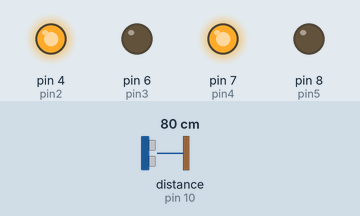
Bench run of a sketch on a simulated Arduino Uno, built with avr-gcc and run on an emulated ATmega328P. Shown: output pins drawn as LEDs (lit = HIGH). Wiring (inferred from the names in the program): ultrasonic range finder: trigger pin 11; echo pin 10. Inputs (shaded band) come from the test bench; at power-on: distance to the obstacle (sensor on pin 10) 80 cm. The echo pulse lasts 58.3 µs per cm; pins used as bus, display or sensor lines are not drawn.

Above: at 1.2 s.
1.3 s: distance to the obstacle (sensor on pin 10) set to 18 cm
2.8 s: distance to the obstacle (sensor on pin 10) set to 14 cm
At 3.4 s:
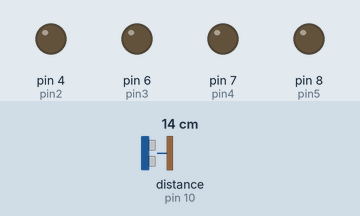
5.8 s: distance to the obstacle (sensor on pin 10) set to 35 cm
At 6.6 s:
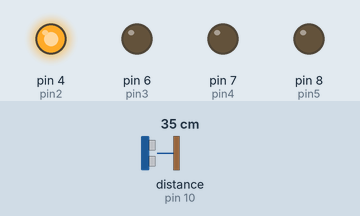
8.3 s: distance to the obstacle (sensor on pin 10) set to 2 cm
At 10.1 s:
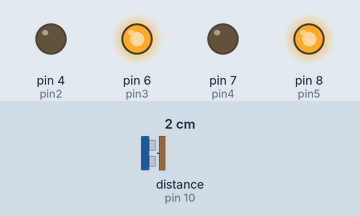
Timing chart, 0 to 12.3 s (numbered marks = the images above; inputs shaded):
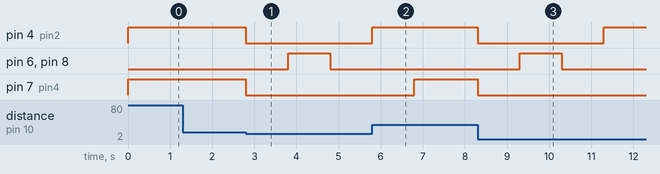

Measured:
- the behaviour switches between 17 and 16 cm on distance to the obstacle (sensor on pin 10) (found by bisection; images 0 and 1)
- after the input at 1.3 s, every drawn part: stays the same
- after the input at 2.8 s, pin 4 (pin2), pin 7 (pin4): HIGH → LOW at once; pin 6 (pin3), pin 8 (pin5): LOW → HIGH after 1.0 s, → LOW 1.0 s later
- after the input at 5.8 s, pin 4 (pin2): goes on until 5.8 s, then stays HIGH; pin 6 (pin3), pin 8 (pin5): stays LOW (without the input it goes to HIGH after 2.0 s); pin 7 (pin4): LOW → HIGH after 1.0 s
- after the input at 8.3 s, pin 4 (pin2): HIGH → LOW at once, → HIGH 3.0 s later; pin 6 (pin3), pin 8 (pin5): LOW → HIGH after 1.0 s, → LOW 1.0 s later; pin 7 (pin4): HIGH → LOW at once

The sketch:

Ultrasonic_object_avoider.ino
```cpp
const int trigPin =11;
const int echoPin=10;
const int pin2=4;
const int pin3=6;
const int pin4=7;
const int pin5=8;

void setup() {

pinMode(trigPin,OUTPUT);
pinMode(echoPin,INPUT);
pinMode(pin2,OUTPUT);
pinMode(pin3,OUTPUT);
pinMode(pin4,OUTPUT);
pinMode(pin5,OUTPUT);

}

long duration,distance;

void loop() {

digitalWrite(trigPin,LOW);
delayMicroseconds(2);
digitalWrite(trigPin,HIGH);
delayMicroseconds(10);
digitalWrite(trigPin,LOW);
duration=pulseIn(echoPin,HIGH);
distance=duration/58.2;

if(distance>15)
{
  digitalWrite(pin2,HIGH);
  digitalWrite(pin3,LOW);
  digitalWrite(pin4,HIGH);
  digitalWrite(pin5,LOW);

  }

else
{

   digitalWrite(pin2,LOW);
  digitalWrite(pin3,LOW);
  digitalWrite(pin4,LOW);
  digitalWrite(pin5,LOW);
  delay(1000);
   digitalWrite(pin2,LOW);
  digitalWrite(pin3,HIGH);
  digitalWrite(pin4,LOW);
  digitalWrite(pin5,HIGH);
  delay(1000);
   digitalWrite(pin2,LOW);
  digitalWrite(pin3,LOW);
  digitalWrite(pin4,LOW);
  digitalWrite(pin5,LOW);
  delay(1000);
   digitalWrite(pin2,HIGH);
  digitalWrite(pin3,LOW);
  digitalWrite(pin4,LOW);
  digitalWrite(pin5,LOW);
  delay(1000);
   digitalWrite(pin2,HIGH);
  digitalWrite(pin3,LOW);
  digitalWrite(pin4,HIGH);
  digitalWrite(pin5,LOW );

 }

}
```
